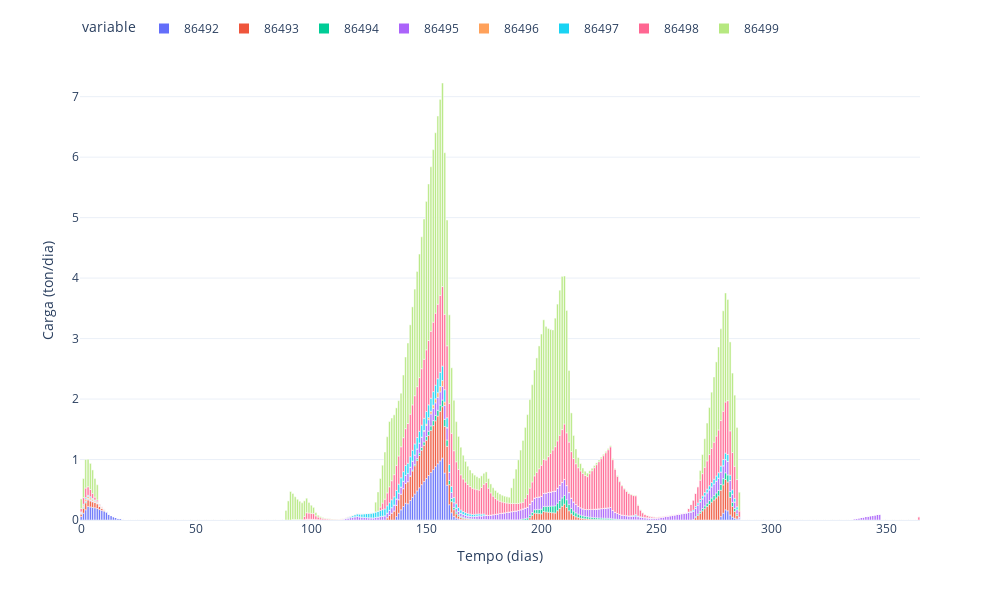

The notebook cell saved with this chart:
### Markdown cell above
### Gráfico de Buildup para o ano de 2012

x = tempo (dias); x0 = 01/01/2012

y = Buildup (kg/dia)

### Code cell
fig = df_Bu_ton[:365].plot.bar()

fig.update_yaxes(title_text='Carga (ton/dia)', secondary_y=False)
fig.update_layout(xaxis_title='Tempo (dias)', font=dict(size=12), legend=dict(y=1.1, orientation='h', itemsizing='constant'))
fig.update_layout(
    font=dict(size=12),
    width=1000,
    height=600
)

fig.show()

### Figure 1 — Plotly figure (JSON) as saved in the notebook; plotly's stock layout.template omitted (floating-point values rounded to 4 significant figures; data arrays with more than 128 entries replaced by an {"elided": "..."} marker saying what was removed)
{"data": [{"alignmentgroup": "True", "hovertemplate": "variable=86492<br>index=%{x}<br>value=%{y}<extra></extra>", "legendgroup": "86492", "marker": {"color": "#636efa", "pattern": {"shape": ""}}, "name": "86492", "offsetgroup": "86492", "orientation": "v", "showlegend": true, "textposition": "auto", "type": "bar", "x": {"elided": "365 int values"}, "xaxis": "x", "y": {"elided": "365 float values"}, "yaxis": "y"}, {"alignmentgroup": "True", "hovertemplate": "variable=86493<br>index=%{x}<br>value=%{y}<extra></extra>", "legendgroup": "86493", "marker": {"color": "#EF553B", "pattern": {"shape": ""}}, "name": "86493", "offsetgroup": "86493", "orientation": "v", "showlegend": true, "textposition": "auto", "type": "bar", "x": {"elided": "365 int values"}, "xaxis": "x", "y": {"elided": "365 float values"}, "yaxis": "y"}, {"alignmentgroup": "True", "hovertemplate": "variable=86494<br>index=%{x}<br>value=%{y}<extra></extra>", "legendgroup": "86494", "marker": {"color": "#00cc96", "pattern": {"shape": ""}}, "name": "86494", "offsetgroup": "86494", "orientation": "v", "showlegend": true, "textposition": "auto", "type": "bar", "x": {"elided": "365 int values"}, "xaxis": "x", "y": {"elided": "365 float values"}, "yaxis": "y"}, {"alignmentgroup": "True", "hovertemplate": "variable=86495<br>index=%{x}<br>value=%{y}<extra></extra>", "legendgroup": "86495", "marker": {"color": "#ab63fa", "pattern": {"shape": ""}}, "name": "86495", "offsetgroup": "86495", "orientation": "v", "showlegend": true, "textposition": "auto", "type": "bar", "x": {"elided": "365 int values"}, "xaxis": "x", "y": {"elided": "365 float values"}, "yaxis": "y"}, {"alignmentgroup": "True", "hovertemplate": "variable=86496<br>index=%{x}<br>value=%{y}<extra></extra>", "legendgroup": "86496", "marker": {"color": "#FFA15A", "pattern": {"shape": ""}}, "name": "86496", "offsetgroup": "86496", "orientation": "v", "showlegend": true, "textposition": "auto", "type": "bar", "x": {"elided": "365 int values"}, "xaxis": "x", "y": {"elided": "365 float values"}, "yaxis": "y"}, {"alignmentgroup": "True", "hovertemplate": "variable=86497<br>index=%{x}<br>value=%{y}<extra></extra>", "legendgroup": "86497", "marker": {"color": "#19d3f3", "pattern": {"shape": ""}}, "name": "86497", "offsetgroup": "86497", "orientation": "v", "showlegend": true, "textposition": "auto", "type": "bar", "x": {"elided": "365 int values"}, "xaxis": "x", "y": {"elided": "365 float values"}, "yaxis": "y"}, {"alignmentgroup": "True", "hovertemplate": "variable=86498<br>index=%{x}<br>value=%{y}<extra></extra>", "legendgroup": "86498", "marker": {"color": "#FF6692", "pattern": {"shape": ""}}, "name": "86498", "offsetgroup": "86498", "orientation": "v", "showlegend": true, "textposition": "auto", "type": "bar", "x": {"elided": "365 int values"}, "xaxis": "x", "y": {"elided": "365 float values"}, "yaxis": "y"}, {"alignmentgroup": "True", "hovertemplate": "variable=86499<br>index=%{x}<br>value=%{y}<extra></extra>", "legendgroup": "86499", "marker": {"color": "#B6E880", "pattern": {"shape": ""}}, "name": "86499", "offsetgroup": "86499", "orientation": "v", "showlegend": true, "textposition": "auto", "type": "bar", "x": {"elided": "365 int values"}, "xaxis": "x", "y": {"elided": "365 float values"}, "yaxis": "y"}], "layout": {"barmode": "relative", "font": {"size": 12}, "height": 600, "legend": {"itemsizing": "constant", "orientation": "h", "title": {"text": "variable"}, "tracegroupgap": 0, "y": 1.1}, "margin": {"t": 60}, "width": 1000, "xaxis": {"anchor": "y", "domain": [0, 1], "title": {"text": "Tempo (dias)"}}, "yaxis": {"anchor": "x", "domain": [0, 1], "title": {"text": "Carga (ton/dia)"}}}}
